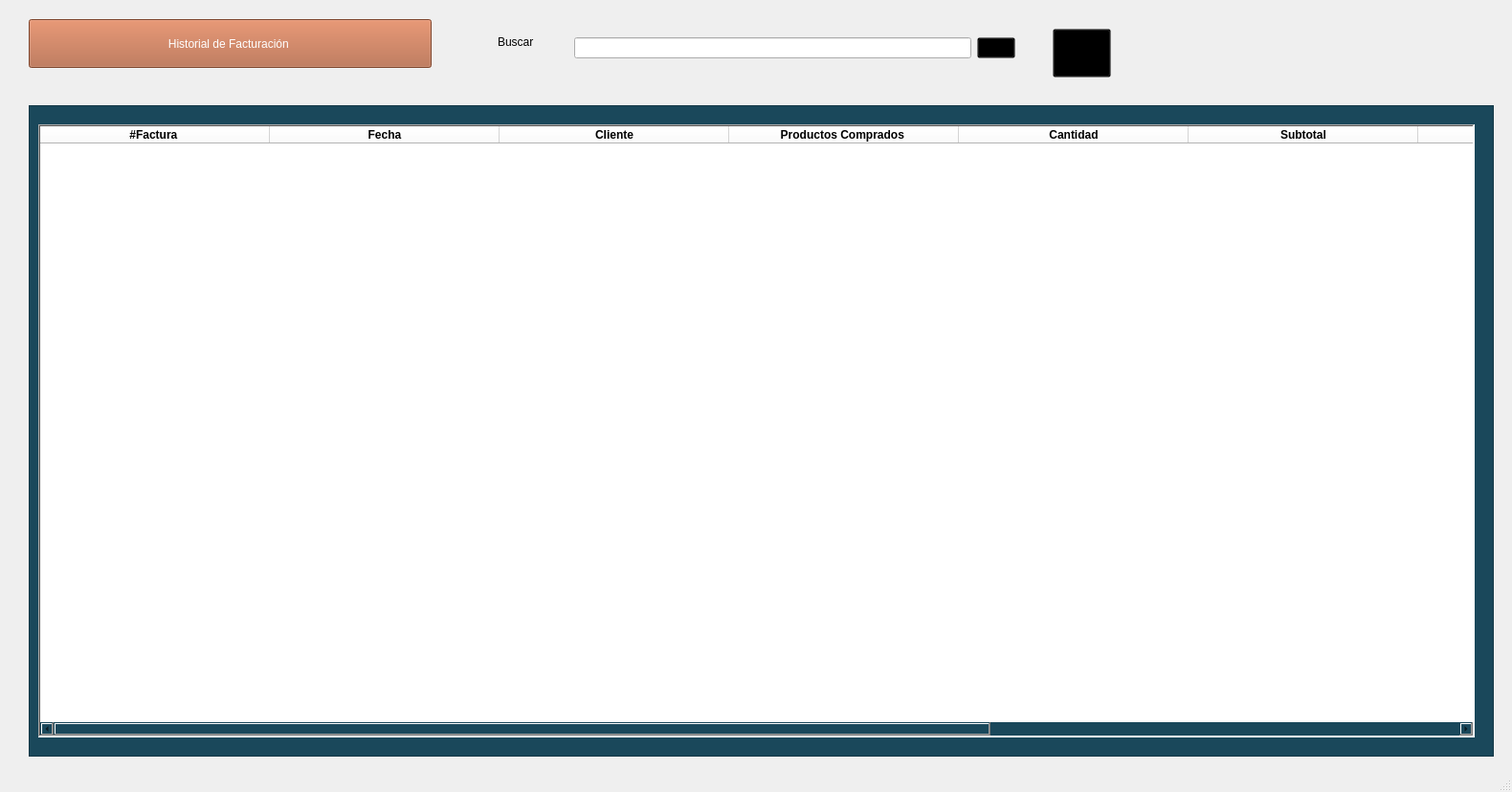
<?xml version="1.0" encoding="UTF-8"?>
<ui version="4.0">
 <class>MainWindow</class>
 <widget class="QMainWindow" name="MainWindow">
  <property name="geometry">
   <rect>
    <x>0</x>
    <y>0</y>
    <width>1580</width>
    <height>828</height>
   </rect>
  </property>
  <property name="windowTitle">
   <string>MainWindow</string>
  </property>
  <widget class="QWidget" name="centralwidget">
   <widget class="QWidget" name="widget" native="true">
    <property name="geometry">
     <rect>
      <x>400</x>
      <y>-20</y>
      <width>861</width>
      <height>141</height>
     </rect>
    </property>
    <widget class="QWidget" name="layoutWidget">
     <property name="geometry">
      <rect>
       <x>200</x>
       <y>40</y>
       <width>461</width>
       <height>61</height>
      </rect>
     </property>
     <layout class="QHBoxLayout" name="horizontalLayout">
      <item>
       <widget class="QLineEdit" name="lineEdit"/>
      </item>
      <item>
       <widget class="QPushButton" name="pushButton_16">
        <property name="styleSheet">
         <string notr="true">    background-color: transparent;</string>
        </property>
        <property name="text">
         <string/>
        </property>
        <property name="icon">
         <iconset resource="Prueba/resources.qrc">
          <normaloff>:/images/search.png</normaloff>:/images/search.png</iconset>
        </property>
        <property name="iconSize">
         <size>
          <width>30</width>
          <height>30</height>
         </size>
        </property>
        <property name="checkable">
         <bool>false</bool>
        </property>
       </widget>
      </item>
     </layout>
    </widget>
    <widget class="QLabel" name="label_11">
     <property name="geometry">
      <rect>
       <x>120</x>
       <y>50</y>
       <width>65</width>
       <height>28</height>
      </rect>
     </property>
     <property name="styleSheet">
      <string notr="true">font: 12pt &quot;MS Shell Dlg 2&quot;;</string>
     </property>
     <property name="text">
      <string>Buscar </string>
     </property>
    </widget>
    <widget class="QPushButton" name="pushButton_19">
     <property name="geometry">
      <rect>
       <x>700</x>
       <y>50</y>
       <width>61</width>
       <height>51</height>
      </rect>
     </property>
     <property name="tabletTracking">
      <bool>false</bool>
     </property>
     <property name="acceptDrops">
      <bool>false</bool>
     </property>
     <property name="styleSheet">
      <string notr="true">    background-color: transparent;</string>
     </property>
     <property name="text">
      <string/>
     </property>
     <property name="icon">
      <iconset resource="Prueba/resources.qrc">
       <normaloff>:/images/image.png</normaloff>:/images/image.png</iconset>
     </property>
     <property name="iconSize">
      <size>
       <width>55</width>
       <height>55</height>
      </size>
     </property>
     <property name="checkable">
      <bool>false</bool>
     </property>
     <property name="autoRepeatDelay">
      <number>300</number>
     </property>
    </widget>
   </widget>
   <widget class="QPushButton" name="pushButton_3">
    <property name="geometry">
     <rect>
      <x>30</x>
      <y>20</y>
      <width>421</width>
      <height>51</height>
     </rect>
    </property>
    <property name="styleSheet">
     <string notr="true">font: 18pt &quot;Bauhaus 93&quot;;
border-color: rgb(170, 0, 255);
color: rgb(255, 255, 255);
background-color: rgb(177, 97, 62);</string>
    </property>
    <property name="text">
     <string>Historial de Facturación </string>
    </property>
   </widget>
   <widget class="QFrame" name="frame">
    <property name="geometry">
     <rect>
      <x>30</x>
      <y>110</y>
      <width>1531</width>
      <height>681</height>
     </rect>
    </property>
    <property name="styleSheet">
     <string notr="true">background-color: rgb(26, 72, 91);</string>
    </property>
    <property name="frameShape">
     <enum>QFrame::StyledPanel</enum>
    </property>
    <property name="frameShadow">
     <enum>QFrame::Raised</enum>
    </property>
    <widget class="QTableWidget" name="tableWidget_2">
     <property name="geometry">
      <rect>
       <x>10</x>
       <y>20</y>
       <width>1501</width>
       <height>641</height>
      </rect>
     </property>
     <property name="autoFillBackground">
      <bool>false</bool>
     </property>
     <property name="styleSheet">
      <string notr="true">background-color: rgb(255, 255, 255);
border-bottom-color: rgb(0, 0, 0);
border-color: rgb(0, 0, 0);
color: rgb(0, 0, 0);
font: 12pt &quot;Segoe MDL2 Assets&quot;;</string>
     </property>
     <property name="frameShape">
      <enum>QFrame::WinPanel</enum>
     </property>
     <property name="lineWidth">
      <number>8</number>
     </property>
     <property name="midLineWidth">
      <number>4</number>
     </property>
     <property name="alternatingRowColors">
      <bool>false</bool>
     </property>
     <property name="wordWrap">
      <bool>true</bool>
     </property>
     <attribute name="horizontalHeaderDefaultSectionSize">
      <number>240</number>
     </attribute>
     <column>
      <property name="text">
       <string>#Factura </string>
      </property>
      <property name="font">
       <font>
        <weight>75</weight>
        <bold>true</bold>
       </font>
      </property>
     </column>
     <column>
      <property name="text">
       <string>Fecha</string>
      </property>
      <property name="font">
       <font>
        <weight>75</weight>
        <bold>true</bold>
       </font>
      </property>
     </column>
     <column>
      <property name="text">
       <string>Cliente</string>
      </property>
      <property name="font">
       <font>
        <weight>75</weight>
        <bold>true</bold>
       </font>
      </property>
     </column>
     <column>
      <property name="text">
       <string>Productos Comprados </string>
      </property>
      <property name="font">
       <font>
        <weight>75</weight>
        <bold>true</bold>
       </font>
      </property>
     </column>
     <column>
      <property name="text">
       <string>Cantidad</string>
      </property>
      <property name="font">
       <font>
        <weight>75</weight>
        <bold>true</bold>
       </font>
      </property>
     </column>
     <column>
      <property name="text">
       <string>Subtotal</string>
      </property>
      <property name="font">
       <font>
        <weight>75</weight>
        <bold>true</bold>
       </font>
      </property>
     </column>
     <column>
      <property name="text">
       <string>Descuento </string>
      </property>
      <property name="font">
       <font>
        <weight>75</weight>
        <bold>true</bold>
       </font>
      </property>
     </column>
     <column>
      <property name="text">
       <string>Total</string>
      </property>
      <property name="font">
       <font>
        <weight>75</weight>
        <bold>true</bold>
       </font>
      </property>
     </column>
     <column>
      <property name="text">
       <string>Estado</string>
      </property>
      <property name="font">
       <font>
        <weight>75</weight>
        <bold>true</bold>
       </font>
      </property>
     </column>
    </widget>
    <widget class="QLabel" name="label">
     <property name="enabled">
      <bool>false</bool>
     </property>
     <property name="geometry">
      <rect>
       <x>540</x>
       <y>280</y>
       <width>450</width>
       <height>420</height>
      </rect>
     </property>
     <property name="sizePolicy">
      <sizepolicy hsizetype="Preferred" vsizetype="Preferred">
       <horstretch>0</horstretch>
       <verstretch>0</verstretch>
      </sizepolicy>
     </property>
     <property name="minimumSize">
      <size>
       <width>450</width>
       <height>420</height>
      </size>
     </property>
     <property name="maximumSize">
      <size>
       <width>450</width>
       <height>420</height>
      </size>
     </property>
     <property name="sizeIncrement">
      <size>
       <width>1000</width>
       <height>1000</height>
      </size>
     </property>
     <property name="mouseTracking">
      <bool>false</bool>
     </property>
     <property name="focusPolicy">
      <enum>Qt::TabFocus</enum>
     </property>
     <property name="acceptDrops">
      <bool>false</bool>
     </property>
     <property name="autoFillBackground">
      <bool>false</bool>
     </property>
     <property name="styleSheet">
      <string notr="true">    background-color: transparent;</string>
     </property>
     <property name="text">
      <string/>
     </property>
     <property name="pixmap">
      <pixmap resource="Prueba/resources.qrc">:/images/profile_pic.png</pixmap>
     </property>
     <property name="scaledContents">
      <bool>true</bool>
     </property>
    </widget>
   </widget>
  </widget>
  <widget class="QStatusBar" name="statusbar"/>
 </widget>
 <resources>
  <include location="Prueba/resources.qrc"/>
  <include location="Prueba/resources.qrc"/>
 </resources>
 <connections/>
</ui>
